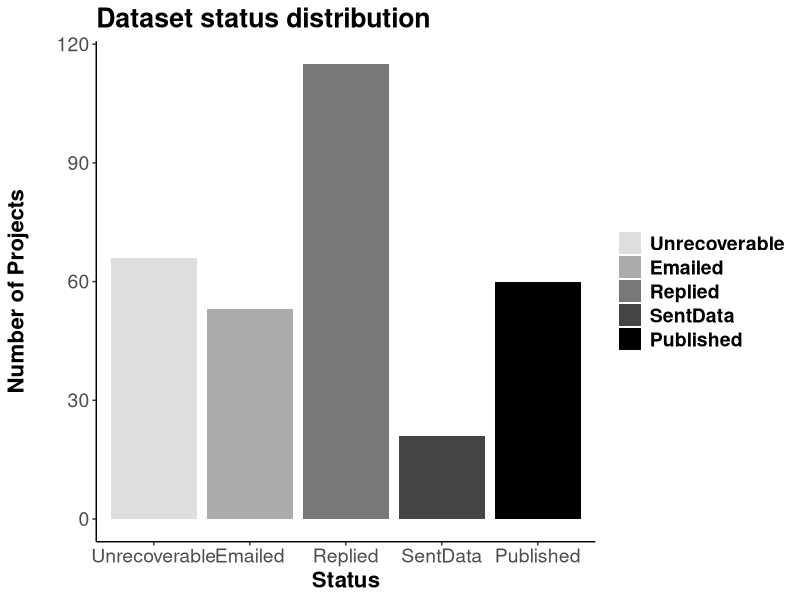

This figure's R source: (Note: this script raises an error after producing the figure.)
## ---- chunk 1

library(knitr)
library(dplyr)
library(readr)
library(ggplot2)
library(reshape2)
library(grid)
library(gridExtra)
library(gtable)
library(cowplot)

rslt=read.csv('data/archResRevised2.csv',header=T,stringsAsFactors=F)
rslt[rslt$Status=='published','Status']<-'Published'

rslt$succ=ifelse(rslt$Status %in% c('Published','SentData','Revised'),0,1)
rslt$statSucc=ifelse(rslt$Status %in% c('Published','SentData','Revised'),1,2) # 1 = success, 2 = not successful

agDes=read.csv('data/ecoInfoAgencyDesig.csv',header=T,stringsAsFactors=T,col.names=c('agency','agGrp','agSubGrp'))
agDes$agGrp=gsub('nonProf','private',agDes$agGrp)

rslt2=merge(rslt,agDes,all.x=T)
rslt2=rslt2 %>%
  filter(!end>2010) 
## ---- chunk 2

overall=table(rslt2$Status)
overallLong=melt(overall)
colnames(overallLong)=c('Status','nDatasets')
overall2=overallLong %>%
  mutate(prop=nDatasets/sum(nDatasets))

possible=overallLong %>%
  filter(!Status=='Unrecoverable') %>%
  mutate(prop=nDatasets/sum(nDatasets))

statusOrd=c('Unrecoverable','Emailed','Replied','SentData','Revised','Published')
#rslt2$Status=as.factor(rslt2$Status,levels=statusOrd,ordered=T)
statGrey=c('Unrecoverable'='gray87',
             'Emailed'='gray67',
             'Replied'='gray47',
             'SentData'='gray27',
             'Revised'='grey7',
             'Published'='black')

statPlot=ggplot()+
  geom_bar(data=rslt2,
                 aes(x=factor(Status,levels=statusOrd,ordered=T),fill=Status))+
  scale_fill_manual(labels=statusOrd,breaks=statusOrd,values=statGrey)+
  theme(legend.title=element_blank())+
  theme(panel.grid.major = element_blank(),
        panel.grid.minor = element_blank(),
        panel.border = element_blank(),
        panel.background = element_blank())+
  #theme(axis.text.x = element_text(angle=90))+
  xlab('Status')+
  ylab('Number of Projects\n')+
  ggtitle('Dataset status distribution')+
  theme(axis.text=element_text(size=14),
        title=element_text(size=16,face="bold"),
        legend.text = element_text(size = 14, face = "bold"))+
  theme(axis.line.x = element_line(color="black"),
        axis.line.y = element_line(color="black"))

statPlot

## ---- chunk 3

catYN=as.data.frame(table(rslt2$dataType,rslt2$succ))
colnames(catYN)=c('category','succ','nDatasets')

broadSpl=strsplit(as.character(catYN$category),'-')
catYN$broad=sapply(broadSpl,function(x) x[1])
bioSub=sapply(broadSpl,function(x) x[2])

bioYN=catYN %>%
  filter(broad=='biological') %>%
  mutate(subCat=na.omit(bioSub)) %>%
  group_by(category) %>%
  mutate(grpTots=sum(nDatasets)) %>%
  mutate(prop=nDatasets/grpTots)

bioYN$subCat=factor(bioYN$subCat,levels=c("habitat",'plankton','benthicInverts','fish','birds','mammals'))

##### general fields (biology grouped)

sums=bioYN %>%
  group_by(succ) %>%
  summarise(nDatasets=sum(nDatasets)) %>%
  mutate(category='biological') %>%
  select(category,succ,nDatasets)

broadDf=catYN %>%
  filter(!broad=='biological') %>%
  group_by(broad) %>%
  mutate(grpTots=sum(nDatasets)) %>%
  mutate(prop=nDatasets/grpTots)
  
broadDf$category<-factor(broadDf$category,levels=c('physical',"biological",'social',"oil",'modeling'))
broadDf[9:10,]<-sums
broadDf[9:10,'prop'] <- c(broadDf$nDatasets[9]/sum(sums$nDatasets),broadDf$nDatasets[10]/sum(sums$nDatasets))
broadDf[9:10,'grpTots'] <- sum(sums$nDatasets)

broadNds=ggplot(broadDf[broadDf$succ==0,],aes(x=category,y=grpTots))+
  geom_bar(stat = "identity",fill="grey")+
  theme(axis.line=element_line('black'),
        panel.grid.major = element_blank(),
        panel.grid.minor = element_blank(),
        panel.border = element_blank(),
        panel.background = element_blank())+
  theme(axis.text.x = element_blank(),
        axis.title.x = element_blank())+
  ggtitle('General fields')+
  ylab('Number of datasets\n')+
  theme(axis.text=element_text(size=14),
        title=element_text(size=16,face="bold"))+
  theme(axis.line.x = element_line(color="black"),
        axis.line.y = element_line(color="black"))
  
broadPerc=ggplot(broadDf[broadDf$succ==0,],aes(x=category,y=(prop*100)))+
  geom_bar(stat = "identity",fill="black")+
  scale_x_discrete(labels=c('physical',"biological",'social',"oil",'modeling'))+
  theme(axis.line=element_line('black'),
        panel.grid.major = element_blank(),
        panel.grid.minor = element_blank(),
        panel.border = element_blank(),
        panel.background = element_blank(),
        axis.text.x = element_text(angle=90))+
  xlab('Field')+
  ylab('% successful\n')+
  ylim(0,63)+
  theme(axis.text=element_text(size=14),
        title=element_text(size=16,face="bold"))+
  theme(axis.line.x = element_line(color="black"),
        axis.line.y = element_line(color="black"))+
  annotate("text", x = 1, y=broadDf$prop[[3]]*100+2, label = as.character(broadDf[broadDf$category=="physical" & broadDf$succ==0,"grpTots"]))+
  annotate("text", x = 2, y=broadDf$prop[[9]]*100+2, label = as.character(broadDf[broadDf$category=="biological" & broadDf$succ==0,"grpTots"]))+
  annotate("text", x = 3, y=broadDf$prop[[4]]*100+2, label = as.character(broadDf[broadDf$category=="social" & broadDf$succ==0,"grpTots"]))+
  annotate("text", x = 4, y=broadDf$prop[[2]]*100+2, label = as.character(broadDf[broadDf$category=="oil" & broadDf$succ==0,"grpTots"]))+
  annotate("text", x = 5, y=broadDf$prop[[1]]*100+2, label = as.character(broadDf[broadDf$category=="modeling" & broadDf$succ==0,"grpTots"]))

#biology fields

bioPerc=ggplot(bioYN[bioYN$succ==0,],aes(x=subCat,y=(prop*100)))+
  geom_bar(stat = "identity",fill="black")+
  scale_x_discrete(labels=c("habitat","plankton","inverts","fish","birds","mammals"))+
  theme(axis.line=element_line('black'),
        panel.grid.major = element_blank(),
        panel.grid.minor = element_blank(),
        panel.border = element_blank(),
        panel.background = element_blank())+
  theme(axis.text.x = element_text(angle=90),
        axis.title.y = element_blank())+
  ylim(0,63)+
  xlab('Bio Field')+
  #ylab('% successful')+
  theme(axis.text=element_text(size=14),
        title=element_text(size=16,face="bold"))+
  theme(axis.line.x = element_line(color="black"),
        axis.line.y = element_line(color="black"))+
  annotate("text", x = 1, y=bioYN$prop[[4]]*100+3, label = as.character(bioYN[bioYN$category=="biological-habitat" & bioYN$succ==0,"grpTots"]))+
  annotate("text", x = 2, y=bioYN$prop[[6]]*100+3, label = as.character(bioYN[bioYN$category=="biological-plankton" & bioYN$succ==0,"grpTots"]))+
  annotate("text", x = 3, y=bioYN$prop[[1]]*100+3, label = as.character(bioYN[bioYN$category=="biological-benthicInverts" & bioYN$succ==0,"grpTots"]))+
  annotate("text", x = 4, y=bioYN$prop[[3]]*100+3, label = as.character(bioYN[bioYN$category=="biological-fish" & bioYN$succ==0,"grpTots"]))+
  annotate("text", x = 5, y=bioYN$prop[[2]]*100+3, label = as.character(bioYN[bioYN$category=="biological-birds" & bioYN$succ==0,"grpTots"]))+
  annotate("text", x = 6, y=bioYN$prop[[5]]*100+3, label = as.character(bioYN[bioYN$category=="biological-mammals" & bioYN$succ==0,"grpTots"]))

bioNds=ggplot(bioYN[bioYN$succ==0,],aes(x=subCat,y=grpTots))+
  geom_bar(stat = "identity",fill="grey")+
  theme(axis.line=element_line('black'),
        panel.grid.major = element_blank(),
        panel.grid.minor = element_blank(),
        panel.border = element_blank(),
        panel.background = element_blank())+
  theme(axis.text.x = element_blank(),
        axis.title = element_blank())+
  #ylim=c(0,300)+
  ggtitle('Biology sub-fields')+
  ylab('Number of datasets\n')+
  theme(axis.text=element_text(size=14),
        title=element_text(size=16,face="bold"))+
  theme(axis.line.x = element_line(color="black"),
        axis.line.y = element_line(color="black"))

# grid.arrange(broadNds,bioNds,broadPerc,bioPerc, ncol = 2,heights=c(1,1.5))

plot_grid(broadNds,bioNds,broadPerc,bioPerc, ncol = 2, rel_heights=c(0.5,1),align="v")

## ---- chunk 4
secSubYN=as.data.frame(table(rslt2$agSubGrp,rslt2$succ))
colnames(secSubYN)=c('subSector','succ','nDatasets')

secSubYN2=secSubYN %>%
  group_by(subSector) %>%
  mutate(grpTots=sum(nDatasets)) %>%
  mutate(prop=nDatasets/grpTots)
secSubYN2$subSector=factor(secSubYN2$subSector,levels=c("gov_fed","gov_state","academia","nonProf","private","tribe"),ordered = T)

subSecNds=ggplot(secSubYN2,aes(x=subSector,y=nDatasets))+
  geom_bar(stat = "identity",fill="grey")+
  theme(axis.line=element_line('black'),
        panel.grid.major = element_blank(),
        panel.grid.minor = element_blank(),
        panel.border = element_blank(),
        panel.background = element_blank())+
  theme(axis.text.x = element_blank(),
        axis.title.x = element_blank())+
  ylab('Number of Projects\n')+
  theme(axis.text=element_text(size=14),
        title=element_text(size=16,face="bold"))+
  theme(axis.line.x = element_line(color="black"),
        axis.line.y = element_line(color="black"))

subSecPerc=ggplot(secSubYN2[secSubYN2$succ==0,],aes(x=subSector,y=as.numeric(prop*100)))+
  geom_bar(stat = "identity",fill="black")+
  scale_x_discrete(breaks=levels(secSubYN2$subSector),
                   labels=c("Gov - fed","Gov - State","academia","non-profit","for-profit","AK native"))+
  theme(axis.line=element_line('black'),
        panel.grid.major = element_blank(),
        panel.grid.minor = element_blank(),
        panel.border = element_blank(),
        panel.background = element_blank(),
        axis.text.x = element_text(angle=90))+
  xlab('Sector')+
  ylab('% successful\n')+
  ylim(0,63)+
  #ggtitle('Percent success by research sector type')+
  theme(axis.text=element_text(size=14),
        title=element_text(size=16,face="bold"))+
  theme(axis.line.x = element_line(color="black"),
        axis.line.y = element_line(color="black"))+
  annotate("text", x = 1, y=secSubYN2$prop[[2]]*100+3, label = as.character(secSubYN2[secSubYN2$subSector=="gov_fed" & secSubYN2$succ==0,"grpTots"]))+
  annotate("text", x = 2, y=secSubYN2$prop[[3]]*100+3, label = as.character(secSubYN2[secSubYN2$subSector=="gov_state" & secSubYN2$succ==0,"grpTots"]))+
  annotate("text", x = 3, y=secSubYN2$prop[[1]]*100+3, label = as.character(secSubYN2[secSubYN2$subSector=="academia" & secSubYN2$succ==0,"grpTots"]))+
  annotate("text", x = 4, y=secSubYN2$prop[[4]]*100+3, label = as.character(secSubYN2[secSubYN2$subSector=="nonProf" & secSubYN2$succ==0,"grpTots"]))+
  annotate("text", x = 5, y=secSubYN2$prop[[5]]*100+3, label = as.character(secSubYN2[secSubYN2$subSector=="private" & secSubYN2$succ==0,"grpTots"]))+
  annotate("text", x = 6, y=secSubYN2$prop[[6]]*100+3, label = as.character(secSubYN2[secSubYN2$subSector=="tribe" & secSubYN2$succ==0,"grpTots"]))

# grid.arrange(subSecNds, subSecPerc, ncol = 1, heights=c(1,1.75))
plot_grid(subSecNds, subSecPerc, ncol = 1, rel_heights=c(1,1.75),align="v")

## ---- chunk 5

rslt2$succ<-ifelse(rslt2$Status %in% c('Unrecoverable','Emailed','Replied'),1,0)

endYr=rslt2 %>%
  filter(!end<1989) %>%
  filter(!end>2010) %>%
  select(succ,end)

endYrs=as.data.frame(table(endYr$end,endYr$succ))
colnames(endYrs)=c('year','succ','freq')
endYrs<- mutate(endYrs,since=(2012-as.numeric(paste(endYrs$year))))

yrsPropEnd<-endYrs %>%
  group_by(as.character(year)) %>%
  mutate(yrSum=sum(freq)) %>%
  mutate(prop=freq/yrSum)

yrsNds=ggplot(yrsPropEnd[yrsPropEnd$succ==0,],aes(x=since,y=yrSum)) +
  geom_bar( stat="identity",fill="grey")+
  theme(axis.line=element_line('black'),
        panel.grid.major = element_blank(),
        panel.grid.minor = element_blank(),
        panel.border = element_blank(),
        panel.background = element_blank(),
        axis.title.y=element_text(color="black"),
        axis.title.x=element_blank())+
  xlim(min(endYrs$since),max(endYrs$since))+
  #ylim(0,100)+ 
  #xlab('Years since funding award')+
  ylab('Number\nof Projects')+
  theme(legend.position="none",
        axis.text=element_text(size=14),
        title=element_text(size=16,face="bold"),
        axis.line.x = element_line(color="black"),
        axis.line.y = element_line(color="black"))


yrsPerc=ggplot(yrsPropEnd[yrsPropEnd$succ==0,],aes(x=since,y=as.numeric(prop*100)))+
  geom_bar(stat = "identity",fill="black")+
  xlim(min(endYrs$since),max(endYrs$since))+
  theme(axis.line=element_line('black'),
        panel.grid.major = element_blank(),
        panel.grid.minor = element_blank(),
        panel.border = element_blank(),
        panel.background = element_blank())+
  xlab('Age of data (years)')+
  ylab('% successful\n')+
  ylim(0,63)+
  theme(axis.text=element_text(size=14),
        title=element_text(size=16,face="bold"))+
  theme(axis.line.x = element_line(color="black"),
        axis.line.y = element_line(color="black"))

# grid.arrange(yrsNds, yrsPerc, ncol = 1, heights=c(1,1.5))
plot_grid(yrsNds, yrsPerc, ncol = 1, rel_heights=c(1,1.5),align="v")
## ---- chunk 6
reas=rslt2 %>%
  filter(Status=='Unrecoverable') %>%
  filter(!reason=="no data generated") %>%
  filter(!reason=="data uvailable") %>%
  select(Status,reason)
reasTab=as.data.frame(table(reas$reason))
colnames(reasTab)=c('reason','nDatasets')

## add in status = 'emailed' to 'no contact info' & status = "replied" to unwilling to share? ...discuss with group

reasTab[reasTab$reason=='no contact info',"nDatasets"] <- (reasTab[reasTab$reason=='no contact info',"nDatasets"] + length(rslt2[rslt2$Status=='Emailed','Status'])) 

levels(reasTab$reason)=c(levels(reasTab$reason),'communication lost')

reasTab[6,]<-c('communication lost', length(rslt2[rslt2$Status=='Replied','Status'])+1)# +1 for one of the 'data unavailable' datasets, add the other to "data lost"
reasTab[1,2]<-as.numeric(as.character(reasTab[reasTab$reason=="data lost","nDatasets"]))+1

reasTab<-arrange(reasTab,as.numeric(nDatasets))
reasTab$reason<-factor(reasTab$reason,levels = reasTab$reason,ordered = T)

reasTot=sum(as.numeric(reasTab$nDatasets))
reasTab$perc=as.numeric(reasTab$nDatasets)/reasTot

whyNot<-ggplot(reasTab,aes(x=reason,y=as.numeric(perc)*100))+
  geom_bar(stat = "identity")+
  coord_flip()+
  theme(axis.line=element_line('black'),
        panel.grid.major = element_blank(),
        panel.grid.minor = element_blank(),
        panel.border = element_blank(),
        panel.background = element_blank())+
  #theme(axis.text.x = element_text(angle=90))+
  ylim(0,63)+
  xlab('')+
  ylab('\nPercent of unsuccessful projects')+
  ggtitle('Why are data not recovered?')+
  theme(axis.text=element_text(size=14),
        title=element_text(size=16,face="bold"))+
  theme(axis.line.x = element_line(color="black"),
        axis.line.y = element_line(color="black")) ## *** add each n as text above bar
whyNot
